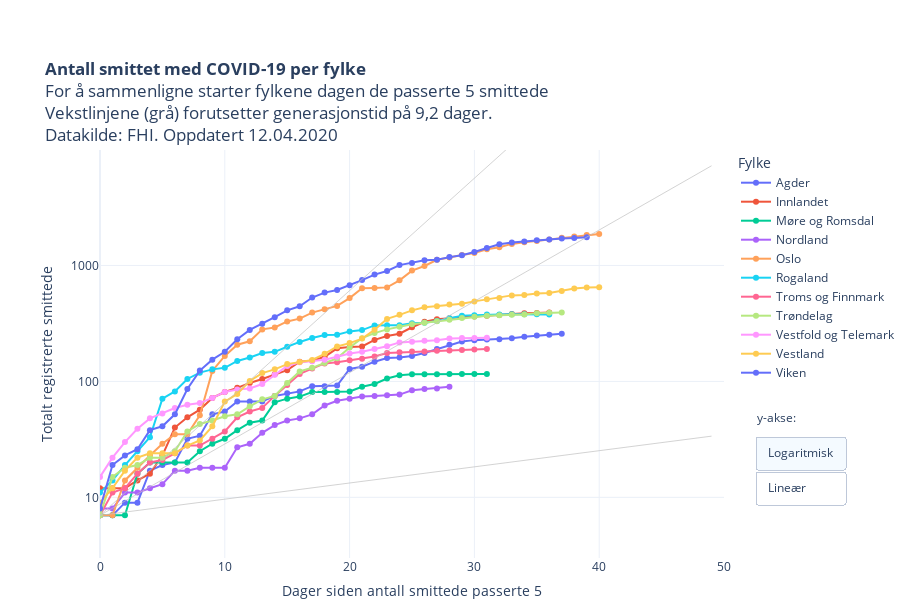

Here is the notebook cell this chart was saved with:
### Code cell
import plotly.graph_objects as go

kategori = [i for i in restart["Fylke"].unique()]
kategori.sort()

fig = px.scatter(restart, 
                 x="level_1", 
                 y="value", 
                 color="Fylke",
                 hover_name="Fylke",
                 hover_data=["RHF", "variable", "value"],
                 #animation_frame="variable",
                 #animation_group="RHF",
                 log_y=True,
                 height=600,
                 #category_orders={"Fylke": kategori}, 
                 #color_discrete_sequence=colorlist,
                 template = "plotly_white",
                 range_y=[3,9900],
                 range_x=[0,50],
                 title = "<b>Antall smittet med COVID-19 per fylke</b><br>For å sammenligne starter fylkene dagen de passerte 5 smittede<br>Vekstlinjene (grå) forutsetter generasjonstid på 9,2 dager.<br>Datakilde: FHI. Oppdatert "+datetime.today().strftime('%d.%m.%Y'),
                 labels = {"level_1": "Dager siden antall smittede passerte 5", "variable": "Dato", "value": "Totalt registrerte smittede"}    
                )


fig.update_traces(mode="markers+lines")


fig.add_trace(go.Scatter(x=np.arange(50), 
                        y=np.fv(((1.3-1)/9.2),np.arange(50),0,-7, when="begin"), 
                        mode='lines',
                        name="R<sub>t</sub>=1,3",
                        hoverinfo="name",
                        showlegend=False,
                        line=dict(
                            color="rgba(192,192,192,0.7)",
                            width=1
                               )))

fig.add_trace(go.Scatter(x=np.arange(50), 
                        y=np.fv(((2.4-1)/9.2),np.arange(50),0,-7, when="begin"), 
                        mode='lines',
                        name="R<sub>t</sub>=2,4",
                        hoverinfo="name",
                        showlegend=False,
                        line=dict(
                            color="rgba(192,192,192,0.7)",
                            width=1
                               )))

fig.add_trace(go.Scatter(x=np.arange(50), 
                        y=np.fv(((3.3-1)/9.2),np.arange(40),0,-7, when="begin"), 
                        mode='lines',
                        name="R<sub>t</sub>=3,3",
                        showlegend=False,
                        hoverinfo="name",
                        line=dict(
                            color="rgba(192,192,192,0.7)",
                            width=1
                               )))

    
fig.update_layout(
    updatemenus = list([
    dict(type="buttons", 
         #direction="left", 
         active=0,
         buttons=list([
            dict(label='Logaritmisk',
                 method='update',
                 args=[{'visible': [True]},
                       {'yaxis': {'type': 'log',
                                  "title": "Totalt registrerte smittede (log)",
                                  #"range":[0,9900],
                                  "nticks":4}}]),
            dict(label='Lineær',
                 method='update',
                 args=[{'visible': [True]},
                       {'yaxis': {'type': 'linear',
                                  "title": "Totalt registrerte smittede",
                                  "range":[0,2000]}}])
            ]),
            showactive=True,
            x=1.05,
            xanchor="left",
            y=0.3,
            yanchor="top"
        )
    ]))


fig.update_yaxes(nticks=4)

fig.update_layout(autosize=True,
    margin=dict(l=100, r=100, t=150, b=0),
    paper_bgcolor='rgba(0, 0, 0, 0)',
    annotations=[dict(text="y-akse:", showarrow=False, x=1.05, xanchor="left", yanchor="top", y=0.37, yref="paper", xref="paper", align="left")]),
    #plot_bgcolor='rgb(248, 248, 255),'
    

py.plot(fig, filename='COVID19_antall_per_fylke.html', auto_open=False)
fig.show()

### Figure 1 — Plotly figure (JSON) as saved in the notebook; plotly's stock layout.template omitted (floating-point values rounded to 4 significant figures)
{"data": [{"customdata": [["Helse Sør-Øst", "05 Mar", 7], ["Helse Sør-Øst", "06 Mar", 7], ["Helse Sør-Øst", "07 Mar", 9], ["Helse Sør-Øst", "08 Mar", 9], ["Helse Sør-Øst", "09 Mar", 17], ["Helse Sør-Øst", "10 Mar", 19], ["Helse Sør-Øst", "11 Mar", 20], ["Helse Sør-Øst", "12 Mar", 32], ["Helse Sør-Øst", "13 Mar", 34], ["Helse Sør-Øst", "14 Mar", 52], ["Helse Sør-Øst", "15 Mar", 55], ["Helse Sør-Øst", "16 Mar", 67], ["Helse Sør-Øst", "17 Mar", 67], ["Helse Sør-Øst", "18 Mar", 67], ["Helse Sør-Øst", "19 Mar", 75], ["Helse Sør-Øst", "20 Mar", 79], ["Helse Sør-Øst", "21 Mar", 82], ["Helse Sør-Øst", "22 Mar", 91], ["Helse Sør-Øst", "23 Mar", 91], ["Helse Sør-Øst", "24 Mar", 92], ["Helse Sør-Øst", "25 Mar", 128], ["Helse Sør-Øst", "26 Mar", 134], ["Helse Sør-Øst", "27 Mar", 148], ["Helse Sør-Øst", "28 Mar", 159], ["Helse Sør-Øst", "29 Mar", 161], ["Helse Sør-Øst", "30 Mar", 166], ["Helse Sør-Øst", "31 Mar", 176], ["Helse Sør-Øst", "01 Apr", 190], ["Helse Sør-Øst", "02 Apr", 207], ["Helse Sør-Øst", "03 Apr", 221], ["Helse Sør-Øst", "04 Apr", 227], ["Helse Sør-Øst", "05 Apr", 230], ["Helse Sør-Øst", "06 Apr", 231], ["Helse Sør-Øst", "07 Apr", 236], ["Helse Sør-Øst", "08 Apr", 243], ["Helse Sør-Øst", "09 Apr", 249], ["Helse Sør-Øst", "10 Apr", 253], ["Helse Sør-Øst", "11 Apr", 258]], "hoverlabel": {"namelength": 0}, "hovertemplate": "<b>%{hovertext}</b><br><br>Fylke=Agder<br>Dager siden antall smittede passerte 5=%{x}<br>Totalt registrerte smittede=%{customdata[2]}<br>RHF=%{customdata[0]}<br>Dato=%{customdata[1]}", "hovertext": ["Agder", "Agder", "Agder", "Agder", "Agder", "Agder", "Agder", "Agder", "Agder", "Agder", "Agder", "Agder", "Agder", "Agder", "Agder", "Agder", "Agder", "Agder", "Agder", "Agder", "Agder", "Agder", "Agder", "Agder", "Agder", "Agder", "Agder", "Agder", "Agder", "Agder", "Agder", "Agder", "Agder", "Agder", "Agder", "Agder", "Agder", "Agder"], "legendgroup": "Agder", "marker": {"color": "#636efa", "symbol": "circle"}, "mode": "markers+lines", "name": "Agder", "showlegend": true, "type": "scatter", "x": [0, 1, 2, 3, 4, 5, 6, 7, 8, 9, 10, 11, 12, 13, 14, 15, 16, 17, 18, 19, 20, 21, 22, 23, 24, 25, 26, 27, 28, 29, 30, 31, 32, 33, 34, 35, 36, 37], "xaxis": "x", "y": [7, 7, 9, 9, 17, 19, 20, 32, 34, 52, 55, 67, 67, 67, 75, 79, 82, 91, 91, 92, 128, 134, 148, 159, 161, 166, 176, 190, 207, 221, 227, 230, 231, 236, 243, 249, 253, 258], "yaxis": "y"}, {"customdata": [["Helse Sør-Øst", "06 Mar", 12], ["Helse Sør-Øst", "07 Mar", 12], ["Helse Sør-Øst", "08 Mar", 12], ["Helse Sør-Øst", "09 Mar", 14], ["Helse Sør-Øst", "10 Mar", 16], ["Helse Sør-Øst", "11 Mar", 23], ["Helse Sør-Øst", "12 Mar", 40], ["Helse Sør-Øst", "13 Mar", 49], ["Helse Sør-Øst", "14 Mar", 57], ["Helse Sør-Øst", "15 Mar", 72], ["Helse Sør-Øst", "16 Mar", 81], ["Helse Sør-Øst", "17 Mar", 88], ["Helse Sør-Øst", "18 Mar", 97], ["Helse Sør-Øst", "19 Mar", 105], ["Helse Sør-Øst", "20 Mar", 115], ["Helse Sør-Øst", "21 Mar", 125], ["Helse Sør-Øst", "22 Mar", 148], ["Helse Sør-Øst", "23 Mar", 151], ["Helse Sør-Øst", "24 Mar", 163], ["Helse Sør-Øst", "25 Mar", 193], ["Helse Sør-Øst", "26 Mar", 198], ["Helse Sør-Øst", "27 Mar", 200], ["Helse Sør-Øst", "28 Mar", 228], ["Helse Sør-Øst", "29 Mar", 246], ["Helse Sør-Øst", "30 Mar", 258], ["Helse Sør-Øst", "31 Mar", 293], ["Helse Sør-Øst", "01 Apr", 327], ["Helse Sør-Øst", "02 Apr", 344], ["Helse Sør-Øst", "03 Apr", 350], ["Helse Sør-Øst", "04 Apr", 360], ["Helse Sør-Øst", "05 Apr", 362], ["Helse Sør-Øst", "06 Apr", 369], ["Helse Sør-Øst", "07 Apr", 373], ["Helse Sør-Øst", "08 Apr", 381], ["Helse Sør-Øst", "09 Apr", 387], ["Helse Sør-Øst", "10 Apr", 389], ["Helse Sør-Øst", "11 Apr", 392]], "hoverlabel": {"namelength": 0}, "hovertemplate": "<b>%{hovertext}</b><br><br>Fylke=Innlandet<br>Dager siden antall smittede passerte 5=%{x}<br>Totalt registrerte smittede=%{customdata[2]}<br>RHF=%{customdata[0]}<br>Dato=%{customdata[1]}", "hovertext": ["Innlandet", "Innlandet", "Innlandet", "Innlandet", "Innlandet", "Innlandet", "Innlandet", "Innlandet", "Innlandet", "Innlandet", "Innlandet", "Innlandet", "Innlandet", "Innlandet", "Innlandet", "Innlandet", "Innlandet", "Innlandet", "Innlandet", "Innlandet", "Innlandet", "Innlandet", "Innlandet", "Innlandet", "Innlandet", "Innlandet", "Innlandet", "Innlandet", "Innlandet", "Innlandet", "Innlandet", "Innlandet", "Innlandet", "Innlandet", "Innlandet", "Innlandet", "Innlandet"], "legendgroup": "Innlandet", "marker": {"color": "#EF553B", "symbol": "circle"}, "mode": "markers+lines", "name": "Innlandet", "showlegend": true, "type": "scatter", "x": [0, 1, 2, 3, 4, 5, 6, 7, 8, 9, 10, 11, 12, 13, 14, 15, 16, 17, 18, 19, 20, 21, 22, 23, 24, 25, 26, 27, 28, 29, 30, 31, 32, 33, 34, 35, 36], "xaxis": "x", "y": [12, 12, 12, 14, 16, 23, 40, 49, 57, 72, 81, 88, 97, 105, 115, 125, 148, 151, 163, 193, 198, 200, 228, 246, 258, 293, 327, 344, 350, 360, 362, 369, 373, 381, 387, 389, 392], "yaxis": "y"}, {"customdata": [["Helse Midt-Norge", "11 Mar", 7], ["Helse Midt-Norge", "12 Mar", 7], ["Helse Midt-Norge", "13 Mar", 7], ["Helse Midt-Norge", "14 Mar", 16], ["Helse Midt-Norge", "15 Mar", 20], ["Helse Midt-Norge", "16 Mar", 20], ["Helse Midt-Norge", "17 Mar", 20], ["Helse Midt-Norge", "18 Mar", 20], ["Helse Midt-Norge", "19 Mar", 25], ["Helse Midt-Norge", "20 Mar", 29], ["Helse Midt-Norge", "21 Mar", 32], ["Helse Midt-Norge", "22 Mar", 38], ["Helse Midt-Norge", "23 Mar", 44], ["Helse Midt-Norge", "24 Mar", 46], ["Helse Midt-Norge", "25 Mar", 66], ["Helse Midt-Norge", "26 Mar", 71], ["Helse Midt-Norge", "27 Mar", 74], ["Helse Midt-Norge", "28 Mar", 81], ["Helse Midt-Norge", "29 Mar", 81], ["Helse Midt-Norge", "30 Mar", 81], ["Helse Midt-Norge", "31 Mar", 82], ["Helse Midt-Norge", "01 Apr", 90], ["Helse Midt-Norge", "02 Apr", 95], ["Helse Midt-Norge", "03 Apr", 106], ["Helse Midt-Norge", "04 Apr", 113], ["Helse Midt-Norge", "05 Apr", 115], ["Helse Midt-Norge", "06 Apr", 115], ["Helse Midt-Norge", "07 Apr", 115], ["Helse Midt-Norge", "08 Apr", 116], ["Helse Midt-Norge", "09 Apr", 116], ["Helse Midt-Norge", "10 Apr", 116], ["Helse Midt-Norge", "11 Apr", 116]], "hoverlabel": {"namelength": 0}, "hovertemplate": "<b>%{hovertext}</b><br><br>Fylke=Møre og Romsdal<br>Dager siden antall smittede passerte 5=%{x}<br>Totalt registrerte smittede=%{customdata[2]}<br>RHF=%{customdata[0]}<br>Dato=%{customdata[1]}", "hovertext": ["Møre og Romsdal", "Møre og Romsdal", "Møre og Romsdal", "Møre og Romsdal", "Møre og Romsdal", "Møre og Romsdal", "Møre og Romsdal", "Møre og Romsdal", "Møre og Romsdal", "Møre og Romsdal", "Møre og Romsdal", "Møre og Romsdal", "Møre og Romsdal", "Møre og Romsdal", "Møre og Romsdal", "Møre og Romsdal", "Møre og Romsdal", "Møre og Romsdal", "Møre og Romsdal", "Møre og Romsdal", "Møre og Romsdal", "Møre og Romsdal", "Møre og Romsdal", "Møre og Romsdal", "Møre og Romsdal", "Møre og Romsdal", "Møre og Romsdal", "Møre og Romsdal", "Møre og Romsdal", "Møre og Romsdal", "Møre og Romsdal", "Møre og Romsdal"], "legendgroup": "Møre og Romsdal", "marker": {"color": "#00cc96", "symbol": "circle"}, "mode": "markers+lines", "name": "Møre og Romsdal", "showlegend": true, "type": "scatter", "x": [0, 1, 2, 3, 4, 5, 6, 7, 8, 9, 10, 11, 12, 13, 14, 15, 16, 17, 18, 19, 20, 21, 22, 23, 24, 25, 26, 27, 28, 29, 30, 31], "xaxis": "x", "y": [7, 7, 7, 16, 20, 20, 20, 20, 25, 29, 32, 38, 44, 46, 66, 71, 74, 81, 81, 81, 82, 90, 95, 106, 113, 115, 115, 115, 116, 116, 116, 116], "yaxis": "y"}, {"customdata": [["Helse Nord", "14 Mar", 8], ["Helse Nord", "15 Mar", 8], ["Helse Nord", "16 Mar", 11], ["Helse Nord", "17 Mar", 11], ["Helse Nord", "18 Mar", 12], ["Helse Nord", "19 Mar", 13], ["Helse Nord", "20 Mar", 17], ["Helse Nord", "21 Mar", 17], ["Helse Nord", "22 Mar", 18], ["Helse Nord", "23 Mar", 18], ["Helse Nord", "24 Mar", 18], ["Helse Nord", "25 Mar", 27], ["Helse Nord", "26 Mar", 29], ["Helse Nord", "27 Mar", 36], ["Helse Nord", "28 Mar", 42], ["Helse Nord", "29 Mar", 46], ["Helse Nord", "30 Mar", 48], ["Helse Nord", "31 Mar", 52], ["Helse Nord", "01 Apr", 62], ["Helse Nord", "02 Apr", 68], ["Helse Nord", "03 Apr", 71], ["Helse Nord", "04 Apr", 74], ["Helse Nord", "05 Apr", 75], ["Helse Nord", "06 Apr", 76], ["Helse Nord", "07 Apr", 77], ["Helse Nord", "08 Apr", 84], ["Helse Nord", "09 Apr", 86], ["Helse Nord", "10 Apr", 87], ["Helse Nord", "11 Apr", 90]], "hoverlabel": {"namelength": 0}, "hovertemplate": "<b>%{hovertext}</b><br><br>Fylke=Nordland<br>Dager siden antall smittede passerte 5=%{x}<br>Totalt registrerte smittede=%{customdata[2]}<br>RHF=%{customdata[0]}<br>Dato=%{customdata[1]}", "hovertext": ["Nordland", "Nordland", "Nordland", "Nordland", "Nordland", "Nordland", "Nordland", "Nordland", "Nordland", "Nordland", "Nordland", "Nordland", "Nordland", "Nordland", "Nordland", "Nordland", "Nordland", "Nordland", "Nordland", "Nordland", "Nordland", "Nordland", "Nordland", "Nordland", "Nordland", "Nordland", "Nordland", "Nordland", "Nordland"], "legendgroup": "Nordland", "marker": {"color": "#ab63fa", "symbol": "circle"}, "mode": "markers+lines", "name": "Nordland", "showlegend": true, "type": "scatter", "x": [0, 1, 2, 3, 4, 5, 6, 7, 8, 9, 10, 11, 12, 13, 14, 15, 16, 17, 18, 19, 20, 21, 22, 23, 24, 25, 26, 27, 28], "xaxis": "x", "y": [8, 8, 11, 11, 12, 13, 17, 17, 18, 18, 18, 27, 29, 36, 42, 46, 48, 52, 62, 68, 71, 74, 75, 76, 77, 84, 86, 87, 90], "yaxis": "y"}, {"customdata": [["Helse Sør-Øst", "02 Mar", 7], ["Helse Sør-Øst", "03 Mar", 7], ["Helse Sør-Øst", "04 Mar", 14], ["Helse Sør-Øst", "05 Mar", 18], ["Helse Sør-Øst", "06 Mar", 23], ["Helse Sør-Øst", "07 Mar", 29], ["Helse Sør-Øst", "08 Mar", 35], ["Helse Sør-Øst", "09 Mar", 35], ["Helse Sør-Øst", "10 Mar", 51], ["Helse Sør-Øst", "11 Mar", 123], ["Helse Sør-Øst", "12 Mar", 166], ["Helse Sør-Øst", "13 Mar", 207], ["Helse Sør-Øst", "14 Mar", 222], ["Helse Sør-Øst", "15 Mar", 281], ["Helse Sør-Øst", "16 Mar", 292], ["Helse Sør-Øst", "17 Mar", 329], ["Helse Sør-Øst", "18 Mar", 348], ["Helse Sør-Øst", "19 Mar", 392], ["Helse Sør-Øst", "20 Mar", 419], ["Helse Sør-Øst", "21 Mar", 448], ["Helse Sør-Øst", "22 Mar", 523], ["Helse Sør-Øst", "23 Mar", 636], ["Helse Sør-Øst", "24 Mar", 640], ["Helse Sør-Øst", "25 Mar", 647], ["Helse Sør-Øst", "26 Mar", 744], ["Helse Sør-Øst", "27 Mar", 903], ["Helse Sør-Øst", "28 Mar", 989], ["Helse Sør-Øst", "29 Mar", 1118], ["Helse Sør-Øst", "30 Mar", 1169], ["Helse Sør-Øst", "31 Mar", 1233], ["Helse Sør-Øst", "01 Apr", 1281], ["Helse Sør-Øst", "02 Apr", 1379], ["Helse Sør-Øst", "03 Apr", 1438], ["Helse Sør-Øst", "04 Apr", 1534], ["Helse Sør-Øst", "05 Apr", 1582], ["Helse Sør-Øst", "06 Apr", 1626], ["Helse Sør-Øst", "07 Apr", 1673], ["Helse Sør-Øst", "08 Apr", 1730], ["Helse Sør-Øst", "09 Apr", 1780], ["Helse Sør-Øst", "10 Apr", 1827], ["Helse Sør-Øst", "11 Apr", 1866]], "hoverlabel": {"namelength": 0}, "hovertemplate": "<b>%{hovertext}</b><br><br>Fylke=Oslo<br>Dager siden antall smittede passerte 5=%{x}<br>Totalt registrerte smittede=%{customdata[2]}<br>RHF=%{customdata[0]}<br>Dato=%{customdata[1]}", "hovertext": ["Oslo", "Oslo", "Oslo", "Oslo", "Oslo", "Oslo", "Oslo", "Oslo", "Oslo", "Oslo", "Oslo", "Oslo", "Oslo", "Oslo", "Oslo", "Oslo", "Oslo", "Oslo", "Oslo", "Oslo", "Oslo", "Oslo", "Oslo", "Oslo", "Oslo", "Oslo", "Oslo", "Oslo", "Oslo", "Oslo", "Oslo", "Oslo", "Oslo", "Oslo", "Oslo", "Oslo", "Oslo", "Oslo", "Oslo", "Oslo", "Oslo"], "legendgroup": "Oslo", "marker": {"color": "#FFA15A", "symbol": "circle"}, "mode": "markers+lines", "name": "Oslo", "showlegend": true, "type": "scatter", "x": [0, 1, 2, 3, 4, 5, 6, 7, 8, 9, 10, 11, 12, 13, 14, 15, 16, 17, 18, 19, 20, 21, 22, 23, 24, 25, 26, 27, 28, 29, 30, 31, 32, 33, 34, 35, 36, 37, 38, 39, 40], "xaxis": "x", "y": [7, 7, 14, 18, 23, 29, 35, 35, 51, 123, 166, 207, 222, 281, 292, 329, 348, 392, 419, 448, 523, 636, 640, 647, 744, 903, 989, 1118, 1169, 1233, 1281, 1379, 1438, 1534, 1582, 1626, 1673, 1730, 1780, 1827, 1866], "yaxis": "y"}, {"customdata": [["Helse Vest", "06 Mar", 11], ["Helse Vest", "07 Mar", 14], ["Helse Vest", "08 Mar", 19], ["Helse Vest", "09 Mar", 25], ["Helse Vest", "10 Mar", 33], ["Helse Vest", "11 Mar", 71], ["Helse Vest", "12 Mar", 82], ["Helse Vest", "13 Mar", 105], ["Helse Vest", "14 Mar", 119], ["Helse Vest", "15 Mar", 127], ["Helse Vest", "16 Mar", 131], ["Helse Vest", "17 Mar", 150], ["Helse Vest", "18 Mar", 161], ["Helse Vest", "19 Mar", 176], ["Helse Vest", "20 Mar", 180], ["Helse Vest", "21 Mar", 199], ["Helse Vest", "22 Mar", 219], ["Helse Vest", "23 Mar", 237], ["Helse Vest", "24 Mar", 251], ["Helse Vest", "25 Mar", 253], ["Helse Vest", "26 Mar", 270], ["Helse Vest", "27 Mar", 277], ["Helse Vest", "28 Mar", 304], ["Helse Vest", "29 Mar", 305], ["Helse Vest", "30 Mar", 305], ["Helse Vest", "31 Mar", 317], ["Helse Vest", "01 Apr", 321], ["Helse Vest", "02 Apr", 332], ["Helse Vest", "03 Apr", 351], ["Helse Vest", "04 Apr", 368], ["Helse Vest", "05 Apr", 372], ["Helse Vest", "06 Apr", 377], ["Helse Vest", "07 Apr", 378], ["Helse Vest", "08 Apr", 379], ["Helse Vest", "09 Apr", 379], ["Helse Vest", "10 Apr", 379], ["Helse Vest", "11 Apr", 378]], "hoverlabel": {"namelength": 0}, "hovertemplate": "<b>%{hovertext}</b><br><br>Fylke=Rogaland<br>Dager siden antall smittede passerte 5=%{x}<br>Totalt registrerte smittede=%{customdata[2]}<br>RHF=%{customdata[0]}<br>Dato=%{customdata[1]}", "hovertext": ["Rogaland", "Rogaland", "Rogaland", "Rogaland", "Rogaland", "Rogaland", "Rogaland", "Rogaland", "Rogaland", "Rogaland", "Rogaland", "Rogaland", "Rogaland", "Rogaland", "Rogaland", "Rogaland", "Rogaland", "Rogaland", "Rogaland", "Rogaland", "Rogaland", "Rogaland", "Rogaland", "Rogaland", "Rogaland", "Rogaland", "Rogaland", "Rogaland", "Rogaland", "Rogaland", "Rogaland", "Rogaland", "Rogaland", "Rogaland", "Rogaland", "Rogaland", "Rogaland"], "legendgroup": "Rogaland", "marker": {"color": "#19d3f3", "symbol": "circle"}, "mode": "markers+lines", "name": "Rogaland", "showlegend": true, "type": "scatter", "x": [0, 1, 2, 3, 4, 5, 6, 7, 8, 9, 10, 11, 12, 13, 14, 15, 16, 17, 18, 19, 20, 21, 22, 23, 24, 25, 26, 27, 28, 29, 30, 31, 32, 33, 34, 35, 36], "xaxis": "x", "y": [11, 14, 19, 25, 33, 71, 82, 105, 119, 127, 131, 150, 161, 176, 180, 199, 219, 237, 251, 253, 270, 277, 304, 305, 305, 317, 321, 332, 351, 368, 372, 377, 378, 379, 379, 379, 378], "yaxis": "y"}, {"customdata": [["Helse Nord", "11 Mar", 7], ["Helse Nord", "12 Mar", 11], ["Helse Nord", "13 Mar", 12], ["Helse Nord", "14 Mar", 16], ["Helse Nord", "15 Mar", 20], ["Helse Nord", "16 Mar", 21], ["Helse Nord", "17 Mar", 24], ["Helse Nord", "18 Mar", 28], ["Helse Nord", "19 Mar", 28], ["Helse Nord", "20 Mar", 32], ["Helse Nord", "21 Mar", 37], ["Helse Nord", "22 Mar", 49], ["Helse Nord", "23 Mar", 55], ["Helse Nord", "24 Mar", 59], ["Helse Nord", "25 Mar", 75], ["Helse Nord", "26 Mar", 93], ["Helse Nord", "27 Mar", 116], ["Helse Nord", "28 Mar", 129], ["Helse Nord", "29 Mar", 143], ["Helse Nord", "30 Mar", 146], ["Helse Nord", "31 Mar", 152], ["Helse Nord", "01 Apr", 157], ["Helse Nord", "02 Apr", 164], ["Helse Nord", "03 Apr", 176], ["Helse Nord", "04 Apr", 178], ["Helse Nord", "05 Apr", 181], ["Helse Nord", "06 Apr", 181], ["Helse Nord", "07 Apr", 184], ["Helse Nord", "08 Apr", 185], ["Helse Nord", "09 Apr", 187], ["Helse Nord", "10 Apr", 188], ["Helse Nord", "11 Apr", 190]], "hoverlabel": {"namelength": 0}, "hovertemplate": "<b>%{hovertext}</b><br><br>Fylke=Troms og Finnmark<br>Dager siden antall smittede passerte 5=%{x}<br>Totalt registrerte smittede=%{customdata[2]}<br>RHF=%{customdata[0]}<br>Dato=%{customdata[1]}", "hovertext": ["Troms og Finnmark", "Troms og Finnmark", "Troms og Finnmark", "Troms og Finnmark", "Troms og Finnmark", "Troms og Finnmark", "Troms og Finnmark", "Troms og Finnmark", "Troms og Finnmark", "Troms og Finnmark", "Troms og Finnmark", "Troms og Finnmark", "Troms og Finnmark", "Troms og Finnmark", "Troms og Finnmark", "Troms og Finnmark", "Troms og Finnmark", "Troms og Finnmark", "Troms og Finnmark", "Troms og Finnmark", "Troms og Finnmark", "Troms og Finnmark", "Troms og Finnmark", "Troms og Finnmark", "Troms og Finnmark", "Troms og Finnmark", "Troms og Finnmark", "Troms og Finnmark", "Troms og Finnmark", "Troms og Finnmark", "Troms og Finnmark", "Troms og Finnmark"], "legendgroup": "Troms og Finnmark", "marker": {"color": "#FF6692", "symbol": "circle"}, "mode": "markers+lines", "name": "Troms og Finnmark", "showlegend": true, "type": "scatter", "x": [0, 1, 2, 3, 4, 5, 6, 7, 8, 9, 10, 11, 12, 13, 14, 15, 16, 17, 18, 19, 20, 21, 22, 23, 24, 25, 26, 27, 28, 29, 30, 31], "xaxis": "x", "y": [7, 11, 12, 16, 20, 21, 24, 28, 28, 32, 37, 49, 55, 59, 75, 93, 116, 129, 143, 146, 152, 157, 164, 176, 178, 181, 181, 184, 185, 187, 188, 190], "yaxis": "y"}, {"customdata": [["Helse Midt-Norge", "05 Mar", 7], ["Helse Midt-Norge", "06 Mar", 15], ["Helse Midt-Norge", "07 Mar", 18], ["Helse Midt-Norge", "08 Mar", 19], ["Helse Midt-Norge", "09 Mar", 22], ["Helse Midt-Norge", "10 Mar", 22], ["Helse Midt-Norge", "11 Mar", 25], ["Helse Midt-Norge", "12 Mar", 37], ["Helse Midt-Norge", "13 Mar", 43], ["Helse Midt-Norge", "14 Mar", 46], ["Helse Midt-Norge", "15 Mar", 50], ["Helse Midt-Norge", "16 Mar", 52], ["Helse Midt-Norge", "17 Mar", 61], ["Helse Midt-Norge", "18 Mar", 70], ["Helse Midt-Norge", "19 Mar", 75], ["Helse Midt-Norge", "20 Mar", 97], ["Helse Midt-Norge", "21 Mar", 122], ["Helse Midt-Norge", "22 Mar", 131], ["Helse Midt-Norge", "23 Mar", 144], ["Helse Midt-Norge", "24 Mar", 158], ["Helse Midt-Norge", "25 Mar", 196], ["Helse Midt-Norge", "26 Mar", 236], ["Helse Midt-Norge", "27 Mar", 261], ["Helse Midt-Norge", "28 Mar", 281], ["Helse Midt-Norge", "29 Mar", 296], ["Helse Midt-Norge", "30 Mar", 311], ["Helse Midt-Norge", "31 Mar", 320], ["Helse Midt-Norge", "01 Apr", 330], ["Helse Midt-Norge", "02 Apr", 340], ["Helse Midt-Norge", "03 Apr", 352], ["Helse Midt-Norge", "04 Apr", 361], ["Helse Midt-Norge", "05 Apr", 369], ["Helse Midt-Norge", "06 Apr", 372], ["Helse Midt-Norge", "07 Apr", 375], ["Helse Midt-Norge", "08 Apr", 377], ["Helse Midt-Norge", "09 Apr", 388], ["Helse Midt-Norge", "10 Apr", 391], ["Helse Midt-Norge", "11 Apr", 393]], "hoverlabel": {"namelength": 0}, "hovertemplate": "<b>%{hovertext}</b><br><br>Fylke=Trøndelag<br>Dager siden antall smittede passerte 5=%{x}<br>Totalt registrerte smittede=%{customdata[2]}<br>RHF=%{customdata[0]}<br>Dato=%{customdata[1]}", "hovertext": ["Trøndelag", "Trøndelag", "Trøndelag", "Trøndelag", "Trøndelag", "Trøndelag", "Trøndelag", "Trøndelag", "Trøndelag", "Trøndelag", "Trøndelag", "Trøndelag", "Trøndelag", "Trøndelag", "Trøndelag", "Trøndelag", "Trøndelag", "Trøndelag", "Trøndelag", "Trøndelag", "Trøndelag", "Trøndelag", "Trøndelag", "Trøndelag", "Trøndelag", "Trøndelag", "Trøndelag", "Trøndelag", "Trøndelag", "Trøndelag", "Trøndelag", "Trøndelag", "Trøndelag", "Trøndelag", "Trøndelag", "Trøndelag", "Trøndelag", "Trøndelag"], "legendgroup": "Trøndelag", "marker": {"color": "#B6E880", "symbol": "circle"}, "mode": "markers+lines", "name": "Trøndelag", "showlegend": true, "type": "scatter", "x": [0, 1, 2, 3, 4, 5, 6, 7, 8, 9, 10, 11, 12, 13, 14, 15, 16, 17, 18, 19, 20, 21, 22, 23, 24, 25, 26, 27, 28, 29, 30, 31, 32, 33, 34, 35, 36, 37], "xaxis": "x", "y": [7, 15, 18, 19, 22, 22, 25, 37, 43, 46, 50, 52, 61, 70, 75, 97, 122, 131, 144, 158, 196, 236, 261, 281, 296, 311, 320, 330, 340, 352, 361, 369, 372, 375, 377, 388, 391, 393], "yaxis": "y"}, {"customdata": [["Helse Sør-Øst", "11 Mar", 15], ["Helse Sør-Øst", "12 Mar", 22], ["Helse Sør-Øst", "13 Mar", 30], ["Helse Sør-Øst", "14 Mar", 39], ["Helse Sør-Øst", "15 Mar", 48], ["Helse Sør-Øst", "16 Mar", 53], ["Helse Sør-Øst", "17 Mar", 59], ["Helse Sør-Øst", "18 Mar", 63], ["Helse Sør-Øst", "19 Mar", 65], ["Helse Sør-Øst", "20 Mar", 72], ["Helse Sør-Øst", "21 Mar", 81], ["Helse Sør-Øst", "22 Mar", 85], ["Helse Sør-Øst", "23 Mar", 87], ["Helse Sør-Øst", "24 Mar", 95], ["Helse Sør-Øst", "25 Mar", 114], ["Helse Sør-Øst", "26 Mar", 136], ["Helse Sør-Øst", "27 Mar", 146], ["Helse Sør-Øst", "28 Mar", 149], ["Helse Sør-Øst", "29 Mar", 154], ["Helse Sør-Øst", "30 Mar", 163], ["Helse Sør-Øst", "31 Mar", 174], ["Helse Sør-Øst", "01 Apr", 180], ["Helse Sør-Øst", "02 Apr", 190], ["Helse Sør-Øst", "03 Apr", 201], ["Helse Sør-Øst", "04 Apr", 217], ["Helse Sør-Øst", "05 Apr", 220], ["Helse Sør-Øst", "06 Apr", 224], ["Helse Sør-Øst", "07 Apr", 226], ["Helse Sør-Øst", "08 Apr", 234], ["Helse Sør-Øst", "09 Apr", 237], ["Helse Sør-Øst", "10 Apr", 237], ["Helse Sør-Øst", "11 Apr", 238]], "hoverlabel": {"namelength": 0}, "hovertemplate": "<b>%{hovertext}</b><br><br>Fylke=Vestfold og Telemark<br>Dager siden antall smittede passerte 5=%{x}<br>Totalt registrerte smittede=%{customdata[2]}<br>RHF=%{customdata[0]}<br>Dato=%{customdata[1]}", "hovertext": ["Vestfold og Telemark", "Vestfold og Telemark", "Vestfold og Telemark", "Vestfold og Telemark", "Vestfold og Telemark", "Vestfold og Telemark", "Vestfold og Telemark", "Vestfold og Telemark", "Vestfold og Telemark", "Vestfold og Telemark", "Vestfold og Telemark", "Vestfold og Telemark", "Vestfold og Telemark", "Vestfold og Telemark", "Vestfold og Telemark", "Vestfold og Telemark", "Vestfold og Telemark", "Vestfold og Telemark", "Vestfold og Telemark", "Vestfold og Telemark", "Vestfold og Telemark", "Vestfold og Telemark", "Vestfold og Telemark", "Vestfold og Telemark", "Vestfold og Telemark", "Vestfold og Telemark", "Vestfold og Telemark", "Vestfold og Telemark", "Vestfold og Telemark", "Vestfold og Telemark", "Vestfold og Telemark", "Vestfold og Telemark"], "legendgroup": "Vestfold og Telemark", "marker": {"color": "#FF97FF", "symbol": "circle"}, "mode": "markers+lines", "name": "Vestfold og Telemark", "showlegend": true, "type": "scatter", "x": [0, 1, 2, 3, 4, 5, 6, 7, 8, 9, 10, 11, 12, 13, 14, 15, 16, 17, 18, 19, 20, 21, 22, 23, 24, 25, 26, 27, 28, 29, 30, 31], "xaxis": "x", "y": [15, 22, 30, 39, 48, 53, 59, 63, 65, 72, 81, 85, 87, 95, 114, 136, 146, 149, 154, 163, 174, 180, 190, 201, 217, 220, 224, 226, 234, 237, 237, 238], "yaxis": "y"}, {"customdata": [["Helse Vest", "02 Mar", 9], ["Helse Vest", "03 Mar", 12], ["Helse Vest", "04 Mar", 17], ["Helse Vest", "05 Mar", 22], ["Helse Vest", "06 Mar", 24], ["Helse Vest", "07 Mar", 24], ["Helse Vest", "08 Mar", 24], ["Helse Vest", "09 Mar", 28], ["Helse Vest", "10 Mar", 31], ["Helse Vest", "11 Mar", 41], ["Helse Vest", "12 Mar", 67], ["Helse Vest", "13 Mar", 78], ["Helse Vest", "14 Mar", 101], ["Helse Vest", "15 Mar", 118], ["Helse Vest", "16 Mar", 127], ["Helse Vest", "17 Mar", 141], ["Helse Vest", "18 Mar", 147], ["Helse Vest", "19 Mar", 153], ["Helse Vest", "20 Mar", 173], ["Helse Vest", "21 Mar", 200], ["Helse Vest", "22 Mar", 214], ["Helse Vest", "23 Mar", 234], ["Helse Vest", "24 Mar", 279], ["Helse Vest", "25 Mar", 346], ["Helse Vest", "26 Mar", 375], ["Helse Vest", "27 Mar", 410], ["Helse Vest", "28 Mar", 436], ["Helse Vest", "29 Mar", 445], ["Helse Vest", "30 Mar", 460], ["Helse Vest", "31 Mar", 467], ["Helse Vest", "01 Apr", 490], ["Helse Vest", "02 Apr", 510], ["Helse Vest", "03 Apr", 525], ["Helse Vest", "04 Apr", 552], ["Helse Vest", "05 Apr", 556], ["Helse Vest", "06 Apr", 573], ["Helse Vest", "07 Apr", 578], ["Helse Vest", "08 Apr", 603], ["Helse Vest", "09 Apr", 633], ["Helse Vest", "10 Apr", 646], ["Helse Vest", "11 Apr", 648]], "hoverlabel": {"namelength": 0}, "hovertemplate": "<b>%{hovertext}</b><br><br>Fylke=Vestland<br>Dager siden antall smittede passerte 5=%{x}<br>Totalt registrerte smittede=%{customdata[2]}<br>RHF=%{customdata[0]}<br>Dato=%{customdata[1]}", "hovertext": ["Vestland", "Vestland", "Vestland", "Vestland", "Vestland", "Vestland", "Vestland", "Vestland", "Vestland", "Vestland", "Vestland", "Vestland", "Vestland", "Vestland", "Vestland", "Vestland", "Vestland", "Vestland", "Vestland", "Vestland", "Vestland", "Vestland", "Vestland", "Vestland", "Vestland", "Vestland", "Vestland", "Vestland", "Vestland", "Vestland", "Vestland", "Vestland", "Vestland", "Vestland", "Vestland", "Vestland", "Vestland", "Vestland", "Vestland", "Vestland", "Vestland"], "legendgroup": "Vestland", "marker": {"color": "#FECB52", "symbol": "circle"}, "mode": "markers+lines", "name": "Vestland", "showlegend": true, "type": "scatter", "x": [0, 1, 2, 3, 4, 5, 6, 7, 8, 9, 10, 11, 12, 13, 14, 15, 16, 17, 18, 19, 20, 21, 22, 23, 24, 25, 26, 27, 28, 29, 30, 31, 32, 33, 34, 35, 36, 37, 38, 39, 40], "xaxis": "x", "y": [9, 12, 17, 22, 24, 24, 24, 28, 31, 41, 67, 78, 101, 118, 127, 141, 147, 153, 173, 200, 214, 234, 279, 346, 375, 410, 436, 445, 460, 467, 490, 510, 525, 552, 556, 573, 578, 603, 633, 646, 648], "yaxis": "y"}, {"customdata": [["Helse Sør-Øst", "03 Mar", 8], ["Helse Sør-Øst", "04 Mar", 19], ["Helse Sør-Øst", "05 Mar", 23], ["Helse Sør-Øst", "06 Mar", 26], ["Helse Sør-Øst", "07 Mar", 38], ["Helse Sør-Øst", "08 Mar", 41], ["Helse Sør-Øst", "09 Mar", 52], ["Helse Sør-Øst", "10 Mar", 86], ["Helse Sør-Øst", "11 Mar", 124], ["Helse Sør-Øst", "12 Mar", 154], ["Helse Sør-Øst", "13 Mar", 180], ["Helse Sør-Øst", "14 Mar", 231], ["Helse Sør-Øst", "15 Mar", 278], ["Helse Sør-Øst", "16 Mar", 314], ["Helse Sør-Øst", "17 Mar", 358], ["Helse Sør-Øst", "18 Mar", 410], ["Helse Sør-Øst", "19 Mar", 445], ["Helse Sør-Øst", "20 Mar", 529], ["Helse Sør-Øst", "21 Mar", 583], ["Helse Sør-Øst", "22 Mar", 615], ["Helse Sør-Øst", "23 Mar", 674], ["Helse Sør-Øst", "24 Mar", 748], ["Helse Sør-Øst", "25 Mar", 834], ["Helse Sør-Øst", "26 Mar", 896], ["Helse Sør-Øst", "27 Mar", 1007], ["Helse Sør-Øst", "28 Mar", 1048], ["Helse Sør-Øst", "29 Mar", 1107], ["Helse Sør-Øst", "30 Mar", 1118], ["Helse Sør-Øst", "31 Mar", 1180], ["Helse Sør-Øst", "01 Apr", 1225], ["Helse Sør-Øst", "02 Apr", 1306], ["Helse Sør-Øst", "03 Apr", 1416], ["Helse Sør-Øst", "04 Apr", 1524], ["Helse Sør-Øst", "05 Apr", 1576], ["Helse Sør-Øst", "06 Apr", 1608], ["Helse Sør-Øst", "07 Apr", 1647], ["Helse Sør-Øst", "08 Apr", 1677], ["Helse Sør-Øst", "09 Apr", 1712], ["Helse Sør-Øst", "10 Apr", 1723], ["Helse Sør-Øst", "11 Apr", 1747]], "hoverlabel": {"namelength": 0}, "hovertemplate": "<b>%{hovertext}</b><br><br>Fylke=Viken<br>Dager siden antall smittede passerte 5=%{x}<br>Totalt registrerte smittede=%{customdata[2]}<br>RHF=%{customdata[0]}<br>Dato=%{customdata[1]}", "hovertext": ["Viken", "Viken", "Viken", "Viken", "Viken", "Viken", "Viken", "Viken", "Viken", "Viken", "Viken", "Viken", "Viken", "Viken", "Viken", "Viken", "Viken", "Viken", "Viken", "Viken", "Viken", "Viken", "Viken", "Viken", "Viken", "Viken", "Viken", "Viken", "Viken", "Viken", "Viken", "Viken", "Viken", "Viken", "Viken", "Viken", "Viken", "Viken", "Viken", "Viken"], "legendgroup": "Viken", "marker": {"color": "#636efa", "symbol": "circle"}, "mode": "markers+lines", "name": "Viken", "showlegend": true, "type": "scatter", "x": [0, 1, 2, 3, 4, 5, 6, 7, 8, 9, 10, 11, 12, 13, 14, 15, 16, 17, 18, 19, 20, 21, 22, 23, 24, 25, 26, 27, 28, 29, 30, 31, 32, 33, 34, 35, 36, 37, 38, 39], "xaxis": "x", "y": [8, 19, 23, 26, 38, 41, 52, 86, 124, 154, 180, 231, 278, 314, 358, 410, 445, 529, 583, 615, 674, 748, 834, 896, 1007, 1048, 1107, 1118, 1180, 1225, 1306, 1416, 1524, 1576, 1608, 1647, 1677, 1712, 1723, 1747], "yaxis": "y"}, {"hoverinfo": "name", "line": {"color": "rgba(192,192,192,0.7)", "width": 1}, "mode": "lines", "name": "R<sub>t</sub>=1,3", "showlegend": false, "type": "scatter", "x": [0, 1, 2, 3, 4, 5, 6, 7, 8, 9, 10, 11, 12, 13, 14, 15, 16, 17, 18, 19, 20, 21, 22, 23, 24, 25, 26, 27, 28, 29, 30, 31, 32, 33, 34, 35, 36, 37, 38, 39, 40, 41, 42, 43, 44, 45, 46, 47, 48, 49], "y": [7, 7.228, 7.464, 7.707, 7.959, 8.218, 8.486, 8.763, 9.049, 9.344, 9.648, 9.963, 10.29, 10.62, 10.97, 11.33, 11.7, 12.08, 12.47, 12.88, 13.3, 13.73, 14.18, 14.64, 15.12, 15.61, 16.12, 16.65, 17.19, 17.75, 18.33, 18.93, 19.55, 20.18, 20.84, 21.52, 22.22, 22.95, 23.7, 24.47, 25.27, 26.09, 26.94, 27.82, 28.73, 29.66, 30.63, 31.63, 32.66, 33.72]}, {"hoverinfo": "name", "line": {"color": "rgba(192,192,192,0.7)", "width": 1}, "mode": "lines", "name": "R<sub>t</sub>=2,4", "showlegend": false, "type": "scatter", "x": [0, 1, 2, 3, 4, 5, 6, 7, 8, 9, 10, 11, 12, 13, 14, 15, 16, 17, 18, 19, 20, 21, 22, 23, 24, 25, 26, 27, 28, 29, 30, 31, 32, 33, 34, 35, 36, 37, 38, 39, 40, 41, 42, 43, 44, 45, 46, 47, 48, 49], "y": [7, 8.065, 9.293, 10.71, 12.34, 14.21, 16.38, 18.87, 21.74, 25.05, 28.86, 33.25, 38.31, 44.14, 50.86, 58.6, 67.51, 77.79, 89.62, 103.3, 119.0, 137.1, 157.9, 182.0, 209.7, 241.6, 278.3, 320.7, 369.5, 425.7, 490.5, 565.1, 651.1, 750.2, 864.4, 995.9, 1147.0, 1322.0, 1523.0, 1755.0, 2022.0, 2330.0, 2684.0, 3093.0, 3564.0, 4106.0, 4731.0, 5451.0, 6280.0, 7236.0]}, {"hoverinfo": "name", "line": {"color": "rgba(192,192,192,0.7)", "width": 1}, "mode": "lines", "name": "R<sub>t</sub>=3,3", "showlegend": false, "type": "scatter", "x": [0, 1, 2, 3, 4, 5, 6, 7, 8, 9, 10, 11, 12, 13, 14, 15, 16, 17, 18, 19, 20, 21, 22, 23, 24, 25, 26, 27, 28, 29, 30, 31, 32, 33, 34, 35, 36, 37, 38, 39, 40, 41, 42, 43, 44, 45, 46, 47, 48, 49], "y": [7, 8.75, 10.94, 13.67, 17.09, 21.36, 26.7, 33.38, 41.72, 52.15, 65.19, 81.49, 101.9, 127.3, 159.2, 199.0, 248.7, 310.9, 388.6, 485.7, 607.2, 758.9, 948.7, 1186.0, 1482.0, 1853.0, 2316.0, 2895.0, 3619.0, 4524.0, 5655.0, 7068.0, 8835.0, 11040.0, 13810.0, 17260.0, 21570.0, 26960.0, 33700.0, 42130.0]}], "layout": {"annotations": [{"align": "left", "showarrow": false, "text": "y-akse:", "x": 1.05, "xanchor": "left", "xref": "paper", "y": 0.37, "yanchor": "top", "yref": "paper"}], "autosize": true, "height": 600, "legend": {"title": {"text": "Fylke"}, "tracegroupgap": 0}, "margin": {"b": 0, "l": 100, "r": 100, "t": 150}, "paper_bgcolor": "rgba(0, 0, 0, 0)", "title": {"text": "<b>Antall smittet med COVID-19 per fylke</b><br>For å sammenligne starter fylkene dagen de passerte 5 smittede<br>Vekstlinjene (grå) forutsetter generasjonstid på 9,2 dager.<br>Datakilde: FHI. Oppdatert 12.04.2020"}, "updatemenus": [{"active": 0, "buttons": [{"args": [{"visible": [true]}, {"yaxis": {"nticks": 4, "title": "Totalt registrerte smittede (log)", "type": "log"}}], "label": "Logaritmisk", "method": "update"}, {"args": [{"visible": [true]}, {"yaxis": {"range": [0, 2000], "title": "Totalt registrerte smittede", "type": "linear"}}], "label": "Lineær", "method": "update"}], "showactive": true, "type": "buttons", "x": 1.05, "xanchor": "left", "y": 0.3, "yanchor": "top"}], "xaxis": {"anchor": "y", "domain": [0, 1], "range": [0, 50], "title": {"text": "Dager siden antall smittede passerte 5"}}, "yaxis": {"anchor": "x", "domain": [0, 1], "nticks": 4, "range": [0.4771, 3.996], "title": {"text": "Totalt registrerte smittede"}, "type": "log"}}}
